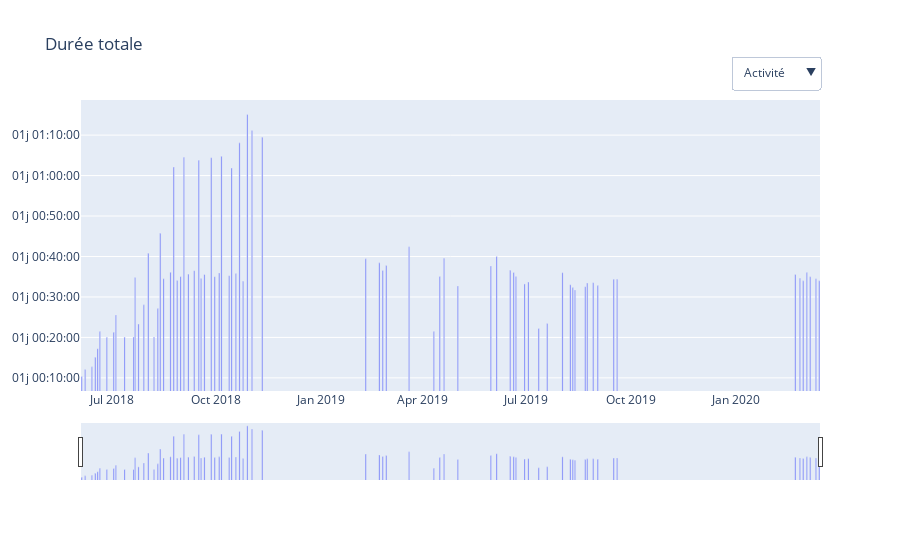

Notebook code cell kept with this figure:
### Code cell
fig = go.Figure()
fig.add_bar(x=df["Date"],y=df["Duration"]+pd.to_datetime('1970/01/01'))
fig.add_bar(x=dfw.index.to_timestamp(),y=dfw["Duration"]["sum"]+pd.to_datetime('1970/01/01'),visible=False)
fig.add_bar(x=dfm.index.to_timestamp(),y=dfm["Duration"]["sum"]+pd.to_datetime('1970/01/01'),visible=False)
fig.add_bar(x=dfy.index.to_timestamp(),y=dfy["Duration"]["sum"]+pd.to_datetime('1970/01/01'),visible=False)
fig.update_layout(
    xaxis_rangeslider_visible=True,
    xaxis_type="date",
    yaxis_tickformat="%dj %H:%M:%S",
    title="Durée totale",
    updatemenus = [dict(
        x = 1,
        y = 1.15,
        yanchor = 'top',
        active = 0,
        showactive = True,
        buttons = [
        dict(
            args = ['visible', [i == 0 for i in range(0,4)]],
            label = 'Activité',
            method = 'restyle',
        ), dict(
            args = ['visible', [i == 1 for i in range(0,4)]],
            label = 'Semaine',
            method = 'restyle',
        ), dict(
            args = ['visible', [i == 2 for i in range(0,4)]],
            label = 'Mois',
            method = 'restyle',
        ), dict(
            args = ['visible', [i == 3 for i in range(0,4)]],
            label = 'Année',
            method = 'restyle',
        )
        ]
    )]
)
fig.write_html("duree_tot.html",include_plotlyjs='cdn')
fig
